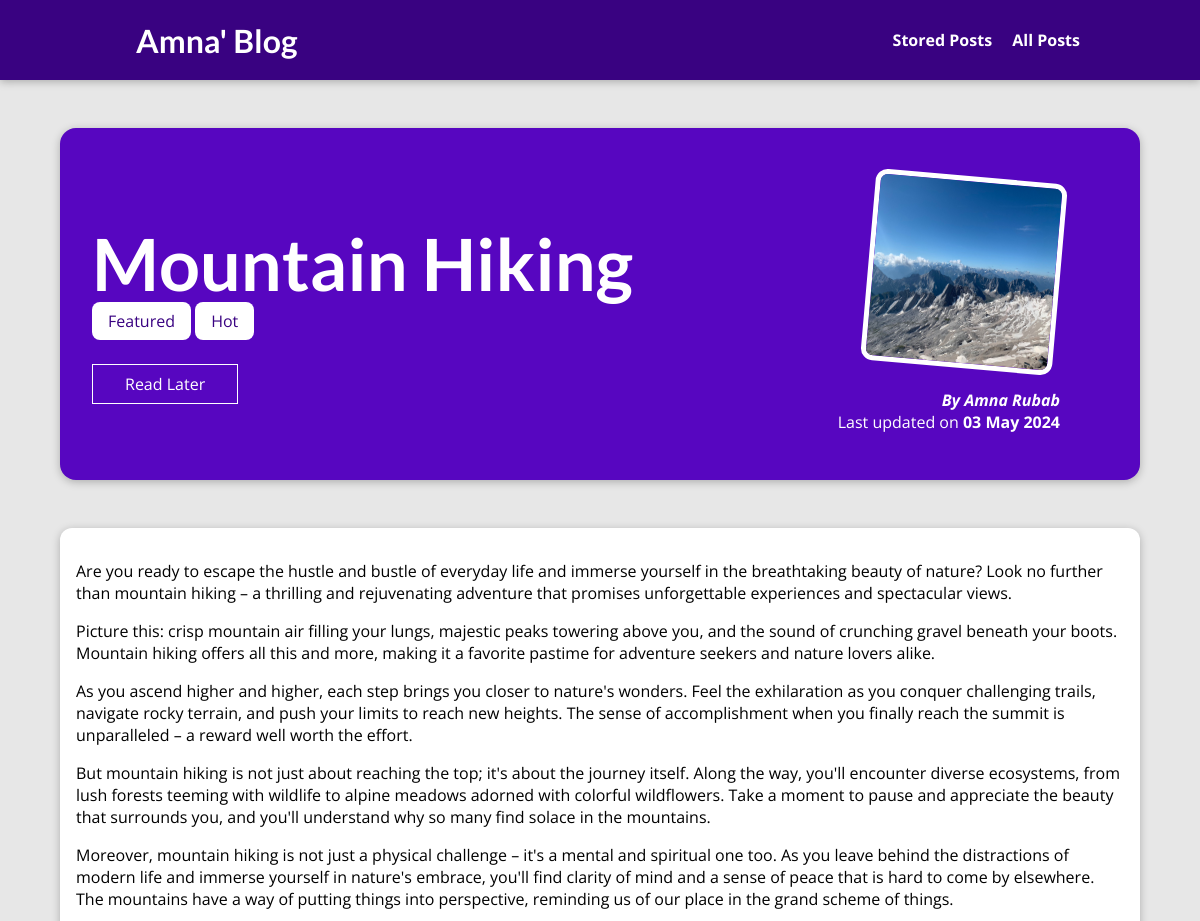
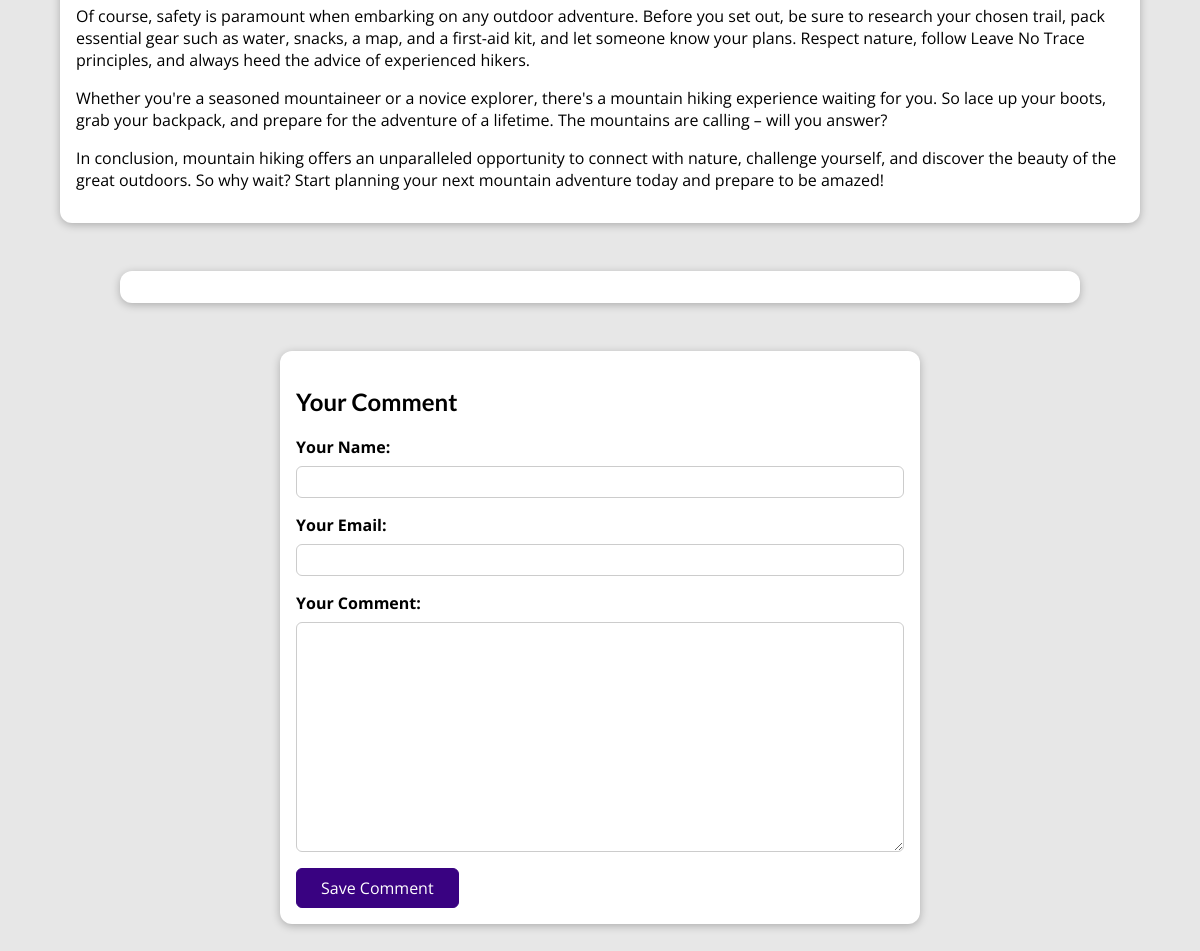
The page /posts/hike-in-the-mountains on the database its author committed (2 pictures, top to bottom).
### blog/models.py (models this page shows, shortened)
class Post(models.Model):
    title = models.CharField(max_length=150)
    excerpt = models.CharField(max_length=200)
    image = models.ImageField(upload_to="posts", null=True)
    date = models.DateField(auto_now=True)
    slug = models.SlugField(unique=True, db_index=True)
    content = models.TextField(validators=[MinLengthValidator(10)])
    author = models.ForeignKey(
        Author, on_delete=models.SET_NULL, null=True ,related_name="posts")
    tags = models.ManyToManyField(Tag)

class Tag(models.Model):
    caption = models.CharField(max_length=20)

class Author(models.Model):
    first_name = models.CharField(max_length=100)
    last_name = models.CharField(max_length=100)
    email_address = models.EmailField()
    def full_name(self):
        return f"{self.first_name} {self.last_name}"
    def __str__(self):
        return self.full_name()

### blog/views.py (the view, shortened to what this page needs)
# urls.py: path("posts/<slug:slug>", views.SinglePostView.as_view(), name="post-detail-page"),
class SinglePostView(View):
    def is_stored_post(self, request, post_id):
        stored_posts = request.session.get("stored_posts")
        if stored_posts is not None:
          is_saved_for_later = post_id in stored_posts
        else:
          is_saved_for_later = False
        return is_saved_for_later
    def get(self, request, slug):
        post = Post.objects.get(slug=slug)
        context = {
            "post": post,
            "post_tags": post.tags.all(),
            "comment_form": CommentForm(),
            "comments": post.comments.all().order_by("-id"),
            "saved_for_later": self.is_stored_post(request, post.id)
        }
        return render(request, "blog/post-detail.html", context)

### blog/forms.py
class CommentForm(forms.ModelForm):
    class Meta:
        model = Comment
        exclude = ["post"]
        labels = {
          "user_name": "Your Name",
          "user_email": "Your Email",
          "text": "Your Comment"
        }

### blog/templates/blog/post-detail.html (shortened to what this page needs)
{% extends "base.html" %}
{% load static %}
{% block css_files %}
<link rel="stylesheet" href="{% static 'blog/post-detail.css' %}" />
{% endblock %}
{% block content %}
<section id="summary">
  <h2>{{ post.title }}</h2>
  <div>
    {% for tag in post_tags %}
      <span class="tag">{{ tag.caption }}</span>
    {% endfor %}
  </div>
  <div id="read-later">
    <form action="{% url 'read-later' %}" method="POST">
      <button>
        {% if saved_for_later %}
          Remove from "Read Later" List
        {% else %}
          Read Later
        {% endif %}
      </button>
    </form>
  </div>
  <article>
    <img src="{{ post.image.url }}" alt="{{ post.title }}" />
    <address>By <a href="mailto:{{ post.author.email_address }}">{{ post.author }}</a></address>
    <div>Last updated on <time>{{ post.date|date:"d M Y" }}</time></div>
  </article>
</section>
<main>
  {{ post.content|linebreaks }}
</main>
<section id="comments">
</section>
<section id="comment-form">
  <h2>Your Comment</h2>
  <form action="{% url 'post-detail-page' post.slug %}" method="POST">
    {% for form_field in comment_form %}
      <div class="form-control {% if form_field.errors %}invalid{% endif %}">
        {{ form_field.label_tag }}
        {{ form_field }}
      </div>
    {% endfor %}
    <button>Save Comment</button>
  </form>
</section>
{% endblock %}

### templates/base.html (shortened to what this page needs)
{% load static %}
<!DOCTYPE html>
<html lang="en">
<head>
  <link rel="stylesheet" href="{% static 'app.css' %}">
  {% block css_files %}{% endblock %}
</head>
<body>
  <header id="main-navigation">
    <h1><a href="{% url 'starting-page' %}">Amna' Blog</a></h1>
    <nav>
      <a href="{% url 'read-later' %}">Stored Posts</a>
      <a href="{% url 'posts-page' %}">All Posts</a>
    </nav>
  </header>
  {% block content %}
  {% endblock %}
</body>
</html>

### static/app.css (style rules this page uses)
* { box-sizing: border-box; }
html { font-family: 'Open Sans', 'Lato', sans-serif; }
body { margin: 0; }
h1, h2, h3 { font-family: 'Lato', sans-serif; font-weight: bold; }
#main-navigation { width: 100%; height: 5rem; display: flex; justify-content: space-between; align-items: center; padding: 0 10%; position: absolute; top: 0; left: 0; }
#main-navigation a { text-decoration: none; color: white; font-weight: bold; margin-left: 1rem; }

### blog/static/blog/post-detail.css (style rules this page uses)
body { background-color: #e7e7e7; }
#main-navigation { background-color: #390281; box-shadow: 0 2px 8px rgba(0, 0, 0, 0.25); }
#summary { margin: 8rem auto 3rem auto; padding: 2rem; width: 90%; max-width: 90rem; border-radius: 16px; background-color: #5706c0; position: relative; box-shadow: 0 2px 8px rgba(0, 0, 0, 0.25); height: 22rem; }
#summary h2 { color: white; font-size: 4.5rem; margin-bottom: 0.25rem; }
#summary article { position: absolute; top: 2rem; right: 3rem; padding: 1rem 2rem; border-radius: 12px; text-align: right; color: white; }
#summary article img { width: 12rem; height: 12rem; border-radius: 12px; transform: rotateZ(5deg); border: 5px solid white; margin-bottom: 1rem; }
#summary address { font-weight: bold; }
#summary a { color: white; text-decoration: none; }
#summary time { font-weight: bold; }
#read-later { margin: 2rem 0; }
#read-later button { background-color: transparent; border: 1px solid white; padding: 0.5rem 2rem; font: inherit; color: white; cursor: pointer; }
main { width: 90%; max-width: 90rem; margin: 3rem auto; background-color: white; padding: 1rem; border-radius: 12px; box-shadow: 0 2px 8px rgba(0, 0, 0, 0.25); }
.tag { background-color: white; color: #390281; padding: 0.5rem 1rem; border-radius: 8px; }
#comment-form { margin: 3rem auto; width: 90%; max-width: 40rem; border-radius: 12px; background-color: white; box-shadow: 0 2px 8px rgba(0, 0, 0, 0.25); padding: 1rem; }
#comment-form button { font: inherit; background-color: #390281; color: white; border: 1px solid #390281; padding: 0.5rem 1.5rem; border-radius: 6px; cursor: pointer; }
.form-control { margin-bottom: 1rem; }
.form-control label { font-weight: bold; margin-bottom: 0.5rem; display: block; }
.form-control input, .form-control textarea { display: block; width: 100%; font: inherit; padding: 0.25rem; border-radius: 6px; border: 1px solid #ccc; }
#comments { margin: 3rem auto; width: 90%; max-width: 60rem; border-radius: 12px; background-color: white; box-shadow: 0 2px 8px rgba(0, 0, 0, 0.25); padding: 1rem 2rem; }

### rows shown on the page
Post: title "Mountain Hiking", image (picture), author "Amna Rubab", date "03 May 2024", content "Are you ready to escape the hustle and bustle of everyday life and immerse yourself in the breathtaking beauty of nature? Look no further than mountain hiking – a thrilling and rejuvenating adventure that promises unforgettable experiences and spectacular views. Picture this: crisp mountain air filling your lungs, majestic peaks towering above you, and the sound of crunching gravel beneath your boots. Mountain hiking offers all this and more, making it a favorite pastime for adventure seekers and nature lovers alike. As you ascend higher and higher, each step brings you closer to nature's wonders. Feel the exhilaration as you conquer challenging trails, navigate rocky terrain, and push your…"
Tag: caption "Featured"
Tag: caption "Hot"
